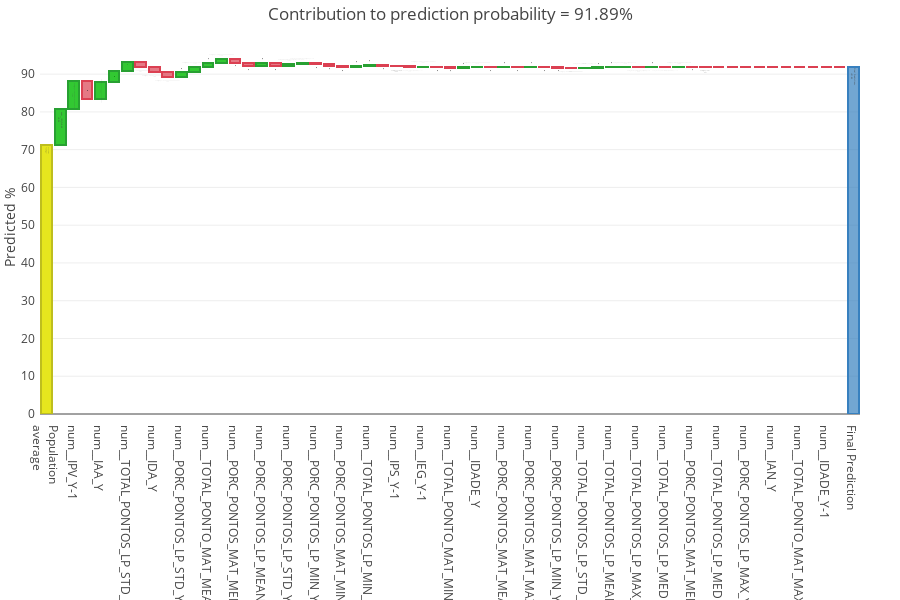

Notebook cell for this chart:
### Code cell
explainer.plot_contributions(_aluno)

### Figure 1 — Plotly figure (JSON) as saved in the notebook; plotly's stock layout.template omitted (floating-point values rounded to 4 significant figures)
{"data": [{"hoverinfo": "skip", "marker": {"color": "rgba(1,1,1, 0.0)"}, "name": "", "type": "bar", "x": ["Population<br>average", "num__IEG_Y", "num__IPV_Y-1", "num__PORC_PONTOS_LP_MEAN_Y-1", "num__IAA_Y", "num__INDE_Y-1", "num__TOTAL_PONTOS_LP_STD_Y-1", "num__IPP_Y-1", "num__IDA_Y", "num__IDA_Y-1", "num__PORC_PONTOS_LP_STD_Y-1", "num__INDE_Y", "num__TOTAL_PONTO_MAT_MEAN_Y-1", "num__IAA_Y-1", "num__PORC_PONTOS_MAT_MEDIAN_Y-1", "num__PORC_PONTOS_LP_MEDIAN_Y-1", "num__PORC_PONTOS_LP_MEAN_Y", "num__TOTAL_PONTO_MAT_STD_Y", "num__PORC_PONTOS_LP_STD_Y", "num__TOTAL_PONTOS_LP_MAX_Y-1", "num__PORC_PONTOS_LP_MIN_Y", "num__PORC_PONTOS_MAT_STD_Y", "num__PORC_PONTOS_MAT_MIN_Y", "num__TOTAL_PONTO_MAT_MIN_Y", "num__TOTAL_PONTOS_LP_MIN_Y-1", "num__TOTAL_PONTO_MAT_MEAN_Y", "num__IPS_Y-1", "num__TOTAL_PONTO_MAT_MEDIAN_Y-1", "num__IEG_Y-1", "num__TOTAL_PONTOS_LP_MIN_Y", "num__TOTAL_PONTO_MAT_MIN_Y-1", "num__PORC_PONTOS_MAT_STD_Y-1", "num__IDADE_Y", "num__TOTAL_PONTOS_LP_MEAN_Y-1", "num__PORC_PONTOS_MAT_MEAN_Y", "num__TOTAL_PONTO_MAT_STD_Y-1", "num__PORC_PONTOS_MAT_MAX_Y-1", "num__PORC_PONTOS_MAT_MIN_Y-1", "num__PORC_PONTOS_LP_MIN_Y-1", "num__IPS_Y", "num__TOTAL_PONTOS_LP_STD_Y", "num__TOTAL_PONTO_MAT_MAX_Y", "num__TOTAL_PONTOS_LP_MEAN_Y", "num__PORC_PONTOS_LP_MAX_Y-1", "num__TOTAL_PONTOS_LP_MAX_Y", "num__PORC_PONTOS_LP_MEDIAN_Y", "num__TOTAL_PONTOS_LP_MEDIAN_Y-1", "num__IPP_Y", "num__PORC_PONTOS_MAT_MEDIAN_Y", "num__IPV_Y", "num__TOTAL_PONTOS_LP_MEDIAN_Y", "num__PORC_PONTOS_MAT_MEAN_Y-1", "num__PORC_PONTOS_LP_MAX_Y", "num__PORC_PONTOS_MAT_MAX_Y", "num__IAN_Y", "num__TOTAL_PONTO_MAT_MEDIAN_Y", "num__TOTAL_PONTO_MAT_MAX_Y-1", "num__IAN_Y-1", "num__IDADE_Y-1", "Other features combined", "Final Prediction"], "y": [0, 71.31, 80.65, 88.21, 83.42, 87.9, 90.87, 93.23, 91.86, 90.53, 89.21, 90.52, 91.79, 93.04, 94.09, 93.06, 92.03, 93.02, 92.1, 92.56, 93, 92.59, 92.19, 91.83, 92.19, 92.51, 92.26, 92.03, 91.81, 92.02, 91.82, 91.67, 91.82, 91.95, 91.83, 91.95, 91.84, 91.94, 91.85, 91.75, 91.66, 91.75, 91.81, 91.87, 91.92, 91.88, 91.92, 91.89, 91.91, 91.9, 91.89, 91.89, 91.89, 91.89, 91.89, 91.89, 91.89, 91.89, 91.89, 91.89, 0]}, {"hoverinfo": "text", "marker": {"color": ["rgba(230, 230, 30, 1.0)", "rgba(50, 200, 50, 1.0)", "rgba(50, 200, 50, 1.0)", "rgba(219, 64, 82, 0.7)", "rgba(50, 200, 50, 1.0)", "rgba(50, 200, 50, 1.0)", "rgba(50, 200, 50, 1.0)", "rgba(219, 64, 82, 0.7)", "rgba(219, 64, 82, 0.7)", "rgba(219, 64, 82, 0.7)", "rgba(50, 200, 50, 1.0)", "rgba(50, 200, 50, 1.0)", "rgba(50, 200, 50, 1.0)", "rgba(50, 200, 50, 1.0)", "rgba(219, 64, 82, 0.7)", "rgba(219, 64, 82, 0.7)", "rgba(50, 200, 50, 1.0)", "rgba(219, 64, 82, 0.7)", "rgba(50, 200, 50, 1.0)", "rgba(50, 200, 50, 1.0)", "rgba(219, 64, 82, 0.7)", "rgba(219, 64, 82, 0.7)", "rgba(219, 64, 82, 0.7)", "rgba(50, 200, 50, 1.0)", "rgba(50, 200, 50, 1.0)", "rgba(219, 64, 82, 0.7)", "rgba(219, 64, 82, 0.7)", "rgba(219, 64, 82, 0.7)", "rgba(50, 200, 50, 1.0)", "rgba(219, 64, 82, 0.7)", "rgba(219, 64, 82, 0.7)", "rgba(50, 200, 50, 1.0)", "rgba(50, 200, 50, 1.0)", "rgba(219, 64, 82, 0.7)", "rgba(50, 200, 50, 1.0)", "rgba(219, 64, 82, 0.7)", "rgba(50, 200, 50, 1.0)", "rgba(219, 64, 82, 0.7)", "rgba(219, 64, 82, 0.7)", "rgba(219, 64, 82, 0.7)", "rgba(50, 200, 50, 1.0)", "rgba(50, 200, 50, 1.0)", "rgba(50, 200, 50, 1.0)", "rgba(50, 200, 50, 1.0)", "rgba(219, 64, 82, 0.7)", "rgba(50, 200, 50, 1.0)", "rgba(219, 64, 82, 0.7)", "rgba(50, 200, 50, 1.0)", "rgba(219, 64, 82, 0.7)", "rgba(219, 64, 82, 0.7)", "rgba(219, 64, 82, 0.7)", "rgba(219, 64, 82, 0.7)", "rgba(219, 64, 82, 0.7)", "rgba(219, 64, 82, 0.7)", "rgba(219, 64, 82, 0.7)", "rgba(219, 64, 82, 0.7)", "rgba(219, 64, 82, 0.7)", "rgba(219, 64, 82, 0.7)", "rgba(219, 64, 82, 0.7)", "rgba(219, 64, 82, 0.7)", "rgba(55, 128, 191, 0.7)"], "line": {"color": ["rgba(190, 190, 30, 1.0)", "rgba(40, 160, 50, 1.0)", "rgba(40, 160, 50, 1.0)", "rgba(219, 64, 82, 1.0)", "rgba(40, 160, 50, 1.0)", "rgba(40, 160, 50, 1.0)", "rgba(40, 160, 50, 1.0)", "rgba(219, 64, 82, 1.0)", "rgba(219, 64, 82, 1.0)", "rgba(219, 64, 82, 1.0)", "rgba(40, 160, 50, 1.0)", "rgba(40, 160, 50, 1.0)", "rgba(40, 160, 50, 1.0)", "rgba(40, 160, 50, 1.0)", "rgba(219, 64, 82, 1.0)", "rgba(219, 64, 82, 1.0)", "rgba(40, 160, 50, 1.0)", "rgba(219, 64, 82, 1.0)", "rgba(40, 160, 50, 1.0)", "rgba(40, 160, 50, 1.0)", "rgba(219, 64, 82, 1.0)", "rgba(219, 64, 82, 1.0)", "rgba(219, 64, 82, 1.0)", "rgba(40, 160, 50, 1.0)", "rgba(40, 160, 50, 1.0)", "rgba(219, 64, 82, 1.0)", "rgba(219, 64, 82, 1.0)", "rgba(219, 64, 82, 1.0)", "rgba(40, 160, 50, 1.0)", "rgba(219, 64, 82, 1.0)", "rgba(219, 64, 82, 1.0)", "rgba(40, 160, 50, 1.0)", "rgba(40, 160, 50, 1.0)", "rgba(219, 64, 82, 1.0)", "rgba(40, 160, 50, 1.0)", "rgba(219, 64, 82, 1.0)", "rgba(40, 160, 50, 1.0)", "rgba(219, 64, 82, 1.0)", "rgba(219, 64, 82, 1.0)", "rgba(219, 64, 82, 1.0)", "rgba(40, 160, 50, 1.0)", "rgba(40, 160, 50, 1.0)", "rgba(40, 160, 50, 1.0)", "rgba(40, 160, 50, 1.0)", "rgba(219, 64, 82, 1.0)", "rgba(40, 160, 50, 1.0)", "rgba(219, 64, 82, 1.0)", "rgba(40, 160, 50, 1.0)", "rgba(219, 64, 82, 1.0)", "rgba(219, 64, 82, 1.0)", "rgba(219, 64, 82, 1.0)", "rgba(219, 64, 82, 1.0)", "rgba(219, 64, 82, 1.0)", "rgba(219, 64, 82, 1.0)", "rgba(219, 64, 82, 1.0)", "rgba(219, 64, 82, 1.0)", "rgba(219, 64, 82, 1.0)", "rgba(219, 64, 82, 1.0)", "rgba(219, 64, 82, 1.0)", "rgba(219, 64, 82, 1.0)", "rgba(55, 128, 191, 1.0)"], "width": 2}}, "name": "contribution", "text": ["Population<br>average=<BR>+71.31 ", "num__IEG_Y=0.63<BR>+9.34 ", "num__IPV_Y-1=0.6538451479305416<BR>+7.56 ", "num__PORC_PONTOS_LP_MEAN_Y-1=0.7458218125960061<BR>-4.79 ", "num__IAA_Y=0.7499985000030001<BR>+4.49 ", "num__INDE_Y-1=0.7348927305657574<BR>+2.96 ", "num__TOTAL_PONTOS_LP_STD_Y-1=0.6126794243291591<BR>+2.36 ", "num__IPP_Y-1=0.4583333333333333<BR>-1.37 ", "num__IDA_Y=0.8949152542372882<BR>-1.33 ", "num__IDA_Y-1=0.7000000000000001<BR>-1.32 ", "num__PORC_PONTOS_LP_STD_Y-1=0.5040765991961073<BR>+1.31 ", "num__INDE_Y=0.7106651040140638<BR>+1.27 ", "num__TOTAL_PONTO_MAT_MEAN_Y-1=0.9349811615672643<BR>+1.25 ", "num__IAA_Y-1=0.8500002999993999<BR>+1.05 ", "num__PORC_PONTOS_MAT_MEDIAN_Y-1=0.7197696737044148<BR>-1.03 ", "num__PORC_PONTOS_LP_MEDIAN_Y-1=0.7894736842105263<BR>-1.03 ", "num__PORC_PONTOS_LP_MEAN_Y=0.3091397849462365<BR>+0.98 ", "num__TOTAL_PONTO_MAT_STD_Y=0.497294659901734<BR>-0.92 ", "num__PORC_PONTOS_LP_STD_Y=1.0<BR>+0.46 ", "num__TOTAL_PONTOS_LP_MAX_Y-1=1.0<BR>+0.44 ", "num__PORC_PONTOS_LP_MIN_Y=0.18122270742358082<BR>-0.41 ", "num__PORC_PONTOS_MAT_STD_Y=0.4074007271026219<BR>-0.4 ", "num__PORC_PONTOS_MAT_MIN_Y=0.5458515283842795<BR>-0.36 ", "num__TOTAL_PONTO_MAT_MIN_Y=0.5454545454545454<BR>+0.36 ", "num__TOTAL_PONTOS_LP_MIN_Y-1=0.09090909090909091<BR>+0.32 ", "num__TOTAL_PONTO_MAT_MEAN_Y=0.606234040679757<BR>-0.26 ", "num__IPS_Y-1=0.75<BR>-0.23 ", "num__TOTAL_PONTO_MAT_MEDIAN_Y-1=0.9<BR>-0.22 ", "num__IEG_Y-1=0.8571428571428571<BR>+0.21 ", "num__TOTAL_PONTOS_LP_MIN_Y=0.18181818181818182<BR>-0.2 ", "num__TOTAL_PONTO_MAT_MIN_Y-1=0.18181818181818182<BR>-0.15 ", "num__PORC_PONTOS_MAT_STD_Y-1=0.306213977989377<BR>+0.15 ", "num__IDADE_Y=0.36363636363636354<BR>+0.13 ", "num__TOTAL_PONTOS_LP_MEAN_Y-1=1.0000000000000002<BR>-0.12 ", "num__PORC_PONTOS_MAT_MEAN_Y=0.48360065233607197<BR>+0.12 ", "num__TOTAL_PONTO_MAT_STD_Y-1=0.4135228372783121<BR>-0.1 ", "num__PORC_PONTOS_MAT_MAX_Y-1=0.9999999999999999<BR>+0.1 ", "num__PORC_PONTOS_MAT_MIN_Y-1=0.18122270742358082<BR>-0.09 ", "num__PORC_PONTOS_LP_MIN_Y-1=0.09170305676855897<BR>-0.09 ", "num__IPS_Y=0.7840909090909091<BR>-0.09 ", "num__TOTAL_PONTOS_LP_STD_Y=1.0<BR>+0.08 ", "num__TOTAL_PONTO_MAT_MAX_Y=0.8461538461538463<BR>+0.07 ", "num__TOTAL_PONTOS_LP_MEAN_Y=0.4152859433458045<BR>+0.05 ", "num__PORC_PONTOS_LP_MAX_Y-1=1.0<BR>+0.05 ", "num__TOTAL_PONTOS_LP_MAX_Y=1.0<BR>-0.04 ", "num__PORC_PONTOS_LP_MEDIAN_Y=0.33602421796165494<BR>+0.03 ", "num__TOTAL_PONTOS_LP_MEDIAN_Y-1=1.0<BR>-0.03 ", "num__IPP_Y=0.8191489361702128<BR>+0.03 ", "num__PORC_PONTOS_MAT_MEDIAN_Y=0.33303730017761995<BR>-0.01 ", "num__IPV_Y=0.81<BR>-0.01 ", "num__TOTAL_PONTOS_LP_MEDIAN_Y=0.42105263157894735<BR>-0.0 ", "num__PORC_PONTOS_MAT_MEAN_Y-1=0.7293724566788552<BR>0.0 ", "num__PORC_PONTOS_LP_MAX_Y=1.0<BR>0.0 ", "num__PORC_PONTOS_MAT_MAX_Y=0.8468634686346864<BR>0.0 ", "num__IAN_Y=0.3333333333333333<BR>0.0 ", "num__TOTAL_PONTO_MAT_MEDIAN_Y=0.40909090909090917<BR>0.0 ", "num__TOTAL_PONTO_MAT_MAX_Y-1=1.0<BR>0.0 ", "num__IAN_Y-1=1.0<BR>0.0 ", "num__IDADE_Y-1=0.36363636363636365<BR>0.0 ", "Other features combined=<BR>0.0 ", "Final Prediction=<BR>+91.89 "], "type": "bar", "x": ["Population<br>average", "num__IEG_Y", "num__IPV_Y-1", "num__PORC_PONTOS_LP_MEAN_Y-1", "num__IAA_Y", "num__INDE_Y-1", "num__TOTAL_PONTOS_LP_STD_Y-1", "num__IPP_Y-1", "num__IDA_Y", "num__IDA_Y-1", "num__PORC_PONTOS_LP_STD_Y-1", "num__INDE_Y", "num__TOTAL_PONTO_MAT_MEAN_Y-1", "num__IAA_Y-1", "num__PORC_PONTOS_MAT_MEDIAN_Y-1", "num__PORC_PONTOS_LP_MEDIAN_Y-1", "num__PORC_PONTOS_LP_MEAN_Y", "num__TOTAL_PONTO_MAT_STD_Y", "num__PORC_PONTOS_LP_STD_Y", "num__TOTAL_PONTOS_LP_MAX_Y-1", "num__PORC_PONTOS_LP_MIN_Y", "num__PORC_PONTOS_MAT_STD_Y", "num__PORC_PONTOS_MAT_MIN_Y", "num__TOTAL_PONTO_MAT_MIN_Y", "num__TOTAL_PONTOS_LP_MIN_Y-1", "num__TOTAL_PONTO_MAT_MEAN_Y", "num__IPS_Y-1", "num__TOTAL_PONTO_MAT_MEDIAN_Y-1", "num__IEG_Y-1", "num__TOTAL_PONTOS_LP_MIN_Y", "num__TOTAL_PONTO_MAT_MIN_Y-1", "num__PORC_PONTOS_MAT_STD_Y-1", "num__IDADE_Y", "num__TOTAL_PONTOS_LP_MEAN_Y-1", "num__PORC_PONTOS_MAT_MEAN_Y", "num__TOTAL_PONTO_MAT_STD_Y-1", "num__PORC_PONTOS_MAT_MAX_Y-1", "num__PORC_PONTOS_MAT_MIN_Y-1", "num__PORC_PONTOS_LP_MIN_Y-1", "num__IPS_Y", "num__TOTAL_PONTOS_LP_STD_Y", "num__TOTAL_PONTO_MAT_MAX_Y", "num__TOTAL_PONTOS_LP_MEAN_Y", "num__PORC_PONTOS_LP_MAX_Y-1", "num__TOTAL_PONTOS_LP_MAX_Y", "num__PORC_PONTOS_LP_MEDIAN_Y", "num__TOTAL_PONTOS_LP_MEDIAN_Y-1", "num__IPP_Y", "num__PORC_PONTOS_MAT_MEDIAN_Y", "num__IPV_Y", "num__TOTAL_PONTOS_LP_MEDIAN_Y", "num__PORC_PONTOS_MAT_MEAN_Y-1", "num__PORC_PONTOS_LP_MAX_Y", "num__PORC_PONTOS_MAT_MAX_Y", "num__IAN_Y", "num__TOTAL_PONTO_MAT_MEDIAN_Y", "num__TOTAL_PONTO_MAT_MAX_Y-1", "num__IAN_Y-1", "num__IDADE_Y-1", "Other features combined", "Final Prediction"], "y": [71.31, 9.34, 7.56, -4.79, 4.49, 2.96, 2.36, -1.37, -1.33, -1.32, 1.31, 1.27, 1.25, 1.05, -1.03, -1.03, 0.98, -0.92, 0.46, 0.44, -0.41, -0.4, -0.36, 0.36, 0.32, -0.26, -0.23, -0.22, 0.21, -0.2, -0.15, 0.15, 0.13, -0.12, 0.12, -0.1, 0.1, -0.09, -0.09, -0.09, 0.08, 0.07, 0.05, 0.05, -0.04, 0.03, -0.03, 0.03, -0.01, -0.01, 0, 0, 0, 0, 0, 0, 0, 0, 0, 0, 91.89]}], "layout": {"barmode": "stack", "height": 600, "margin": {"b": 186, "l": 40, "pad": 4, "r": 40, "t": 40}, "plot_bgcolor": "#fff", "showlegend": false, "title": {"text": "Contribution to prediction probability = 91.89%", "x": 0.5}, "yaxis": {"title": {"text": "Predicted %"}}}}
